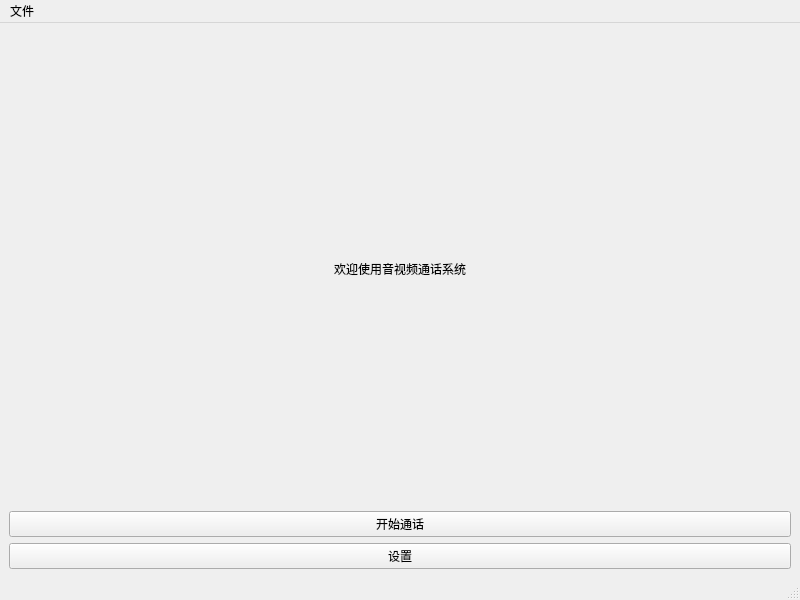
<?xml version="1.0" encoding="UTF-8"?>
<ui version="4.0">
 <class>MainWindow</class>
 <widget class="QMainWindow" name="MainWindow">
  <property name="geometry">
   <rect>
    <x>0</x>
    <y>0</y>
    <width>800</width>
    <height>600</height>
   </rect>
  </property>
  <property name="windowTitle">
   <string>音视频通话系统</string>
  </property>
  <widget class="QWidget" name="centralwidget">
   <layout class="QVBoxLayout" name="verticalLayout">
    <item>
     <widget class="QLabel" name="label">
      <property name="text">
       <string>欢迎使用音视频通话系统</string>
      </property>
      <property name="alignment">
       <set>Qt::AlignCenter</set>
      </property>
     </widget>
    </item>
    <item>
     <widget class="QPushButton" name="pushButton">
      <property name="text">
       <string>开始通话</string>
      </property>
     </widget>
    </item>
    <item>
     <widget class="QPushButton" name="pushButton_2">
      <property name="text">
       <string>设置</string>
      </property>
     </widget>
    </item>
   </layout>
  </widget>
  <widget class="QMenuBar" name="menubar">
   <property name="geometry">
    <rect>
     <x>0</x>
     <y>0</y>
     <width>800</width>
     <height>21</height>
    </rect>
   </property>
   <widget class="QMenu" name="menu">
    <property name="title">
     <string>文件</string>
    </property>
    <addaction name="action"/>
   </widget>
   <addaction name="menu"/>
  </widget>
  <widget class="QStatusBar" name="statusbar"/>
  <action name="action">
   <property name="text">
    <string>退出</string>
   </property>
  </action>
 </widget>
 <resources/>
 <connections/>
</ui> 
